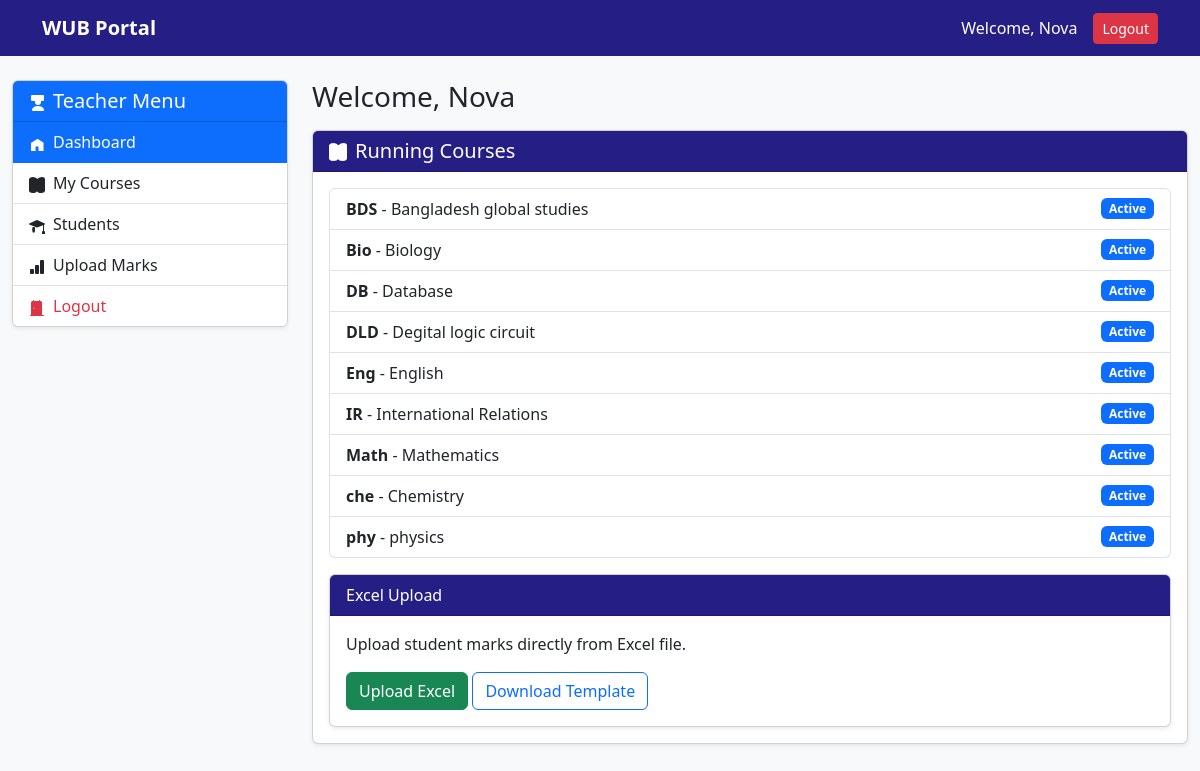
/dashboard/teacher/ (signed in), run on the app's committed database.
### accounts/models.py (models this page shows)
class CustomUser(AbstractUser):
    role = models.CharField(max_length=20, default='student')
    profile_picture = models.ImageField(
        upload_to='profile_pics/',
        null=True,
        blank=True
    )
    phone = models.CharField(max_length=20, null=True, blank=True)
    address = models.TextField(null=True, blank=True)

### courses/models.py (models this page shows, shortened)
class Course(models.Model):
    course_code = models.CharField(max_length=20)
    course_title = models.CharField(max_length=200)
    credit = models.FloatField(default=3.0)
    teacher = models.ForeignKey(
        settings.AUTH_USER_MODEL,
        on_delete=models.SET_NULL,
        null=True,
        blank=True,
        limit_choices_to={'role': 'teacher'},
        related_name='assigned_courses'
    )

### accounts/views.py (the view)
# urls.py: path('', views.teacher_dashboard, name='teacher_dashboard'),
@login_required(login_url='/login/')
def teacher_dashboard(request):
    courses = Course.objects.all().order_by('course_code')
    return render(request, "teacher/dashboard.html", {"courses": courses})

### templates/teacher/dashboard.html (shortened to what this page needs)
{% extends 'teacher/teacher_base.html' %}
{% block teacher_content %}
<h3 class="mb-3">
    Welcome, {{ request.user.full_name|default:request.user.username }}
</h3>
<div class="card shadow-sm">
    <div class="card-header">
        <h5 class="mb-0">
            Running Courses
        </h5>
    </div>
    <div class="card-body">
        {% if courses %}
            <div class="list-group">
                {% for c in courses %}
                    <div class="list-group-item d-flex justify-content-between align-items-center">
                        <div>
                            <strong>{{ c.course_code }}</strong> - {{ c.course_title }}
                        </div>
                        <span class="badge bg-primary">
                            Active
                        </span>
                    </div>
                {% endfor %}
            </div>
        {% else %}
            <div class="text-center text-muted py-5">
                No running courses found
            </div>
        {% endif %}
<div class="card shadow-sm mt-3">
    <div class="card-header">
        Excel Upload
    </div>
    <div class="card-body">
        <p>
            Upload student marks directly from Excel file.
        </p>
        <a href="{% url 'teacher_upload_excel' %}"
           class="btn btn-success">
            Upload Excel
        </a>
        <a href="{% url 'download_excel_template' %}"
           class="btn btn-outline-primary">
            Download Template
        </a>
    </div>
</div>
    </div>
</div>
{% endblock teacher_content %}

### templates/teacher/teacher_base.html (shortened to what this page needs)
{% extends 'base.html' %}
{% block content %}
<div class="container-fluid py-4">
    <div class="row">
        <div class="col-lg-3">
            <div class="card shadow-sm sticky-top" style="top: 20px;">
                <div class="card-header bg-primary text-white">
                    <h5 class="mb-0">
                        <svg xmlns="http://www.w3.org/2000/svg" width="16" height="16" fill="currentColor" class="bi bi-person-workspace me-2" viewBox="0 0 16 16"><path d="M4 16s-1 0-1-1 1-4 6-4 6 3 6 4-1 1-1 1zm5-6a3 3 0 1 0 0-6 3 3 0 0 0 0 6"/><path d="M2 1a1 1 0 0 1 1-1h11a1 1 0 0 1 1 1v4a1 1 0 0 1-1 1H3a1 1 0 0 1-1-1z"/></svg>Teacher Menu
                    </h5>
                </div>
                <div class="list-group list-group-flush">
                    <a href="{% url 'teacher_dashboard' %}"
                       class="list-group-item list-group-item-action {% if request.resolver_match.url_name == 'teacher_dashboard' %}active{% endif %}">
                        Dashboard
                    </a>
                    <a href="{% url 'teacher_courses' %}"
                       class="list-group-item list-group-item-action {% if request.resolver_match.url_name == 'teacher_courses' %}active{% endif %}">
                        My Courses
                    </a>
                    <a href="{% url 'teacher_students' %}"
                       class="list-group-item list-group-item-action {% if request.resolver_match.url_name == 'teacher_students' %}active{% endif %}">
                        Students
                    </a>
                    <a href="{% url 'teacher_upload_marks' %}"
                       class="list-group-item list-group-item-action {% if request.resolver_match.url_name == 'teacher_upload_marks' %}active{% endif %}">
                        Upload Marks
                    </a>
                    <a href="{% url 'logout' %}"
                       class="list-group-item list-group-item-action text-danger">
                        Logout
                    </a>
                </div>
            </div>
        </div>
        <div class="col-lg-9">
            {% block teacher_content %}
            {% endblock teacher_content %}
        </div>
    </div>
</div>
{% endblock %}

### templates/base.html (shortened to what this page needs)
{% load static %}
<!DOCTYPE html>
<html lang="en">
<head>
    <link href="https://cdn.jsdelivr.net/npm/bootstrap@5.3.0/dist/css/bootstrap.min.css" rel="stylesheet">
</head>
<body>
    <nav class="navbar navbar-expand-lg navbar-dark">
        <div class="container">
            <a class="navbar-brand fw-bold" href="{% url 'student_dashboard' %}">WUB Portal</a>
            <div class="ms-auto d-flex align-items-center">
                <span class="text-white me-3">
                    Welcome, {{ request.user.get_full_name|default:request.user.username }}
                </span>
                <form method="post" action="{% url 'logout' %}" style="display: inline;">
                    <button type="submit" class="btn btn-danger btn-sm">Logout</button>
                </form>
            </div>
        </div>
    </nav>
    {% block content %}
    {% endblock %}
</body>
</html>

### templates/base.html (style rules this page uses)
body { background-color: #f8f9fa; }
.navbar { background: #251e85; }
.navbar-brand, .nav-link { color: white !important; }
.card-header { background: #251e85; color: white; }

### data on the page
CustomUser: user.get_full_name "Nova", user.full_name "Nova"
Course: course_code "BDS", course_title "Bangladesh global studies"
Course: course_code "Bio", course_title "Biology"
Course: course_code "DB", course_title "Database"
Course: course_code "DLD", course_title "Degital logic circuit"
Course: course_code "Eng", course_title "English"
Course: course_code "IR", course_title "International Relations"
Course: course_code "Math", course_title "Mathematics"
Course: course_code "che", course_title "Chemistry"
Course: course_code "phy", course_title "physics"
